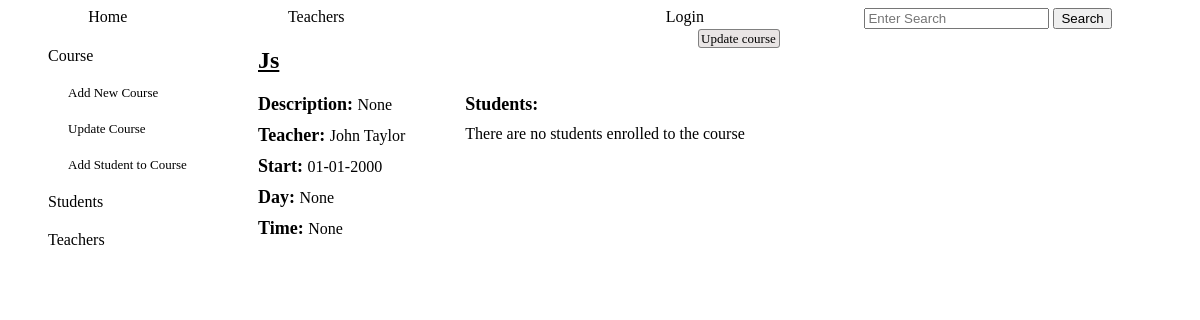
Page /course_info/5 on the earlier database version.
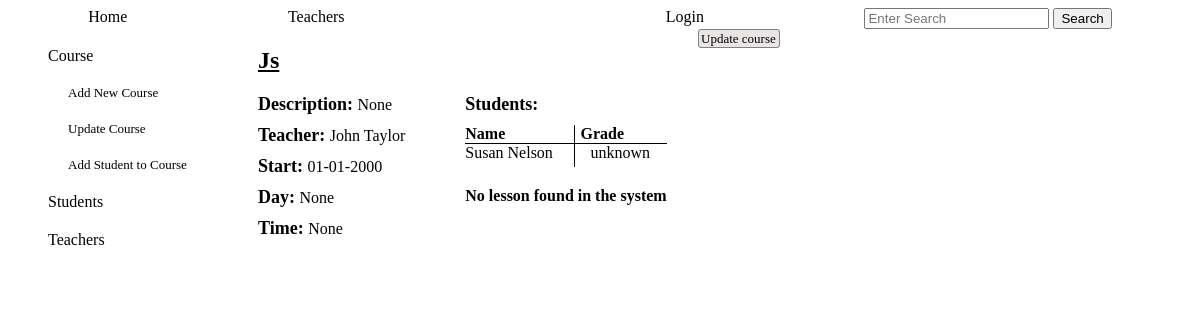
Same page on the later database version.
### tables this page shows
CREATE TABLE courses (
        id INTEGER PRIMARY KEY,
        name TEXT NOT NULL,
        description TEXT,
        teacher_id TEXT NOT NULL,
        start TEXT,
        day TEXT,
        time TEXT, 
        FOREIGN KEY (teacher_id) REFERENCES teachers (id)
        );

CREATE TABLE teachers (
        id INTEGER PRIMARY KEY,
        name TEXT NOT NULL,
        email TEXT NOT NULL UNIQUE,
        phone TEXT
        );

CREATE TABLE students (
        id INTEGER PRIMARY KEY,
        name TEXT NOT NULL,
        email TEXT NOT NULL UNIQUE,
        phone TEXT
        );

CREATE TABLE students_courses (
        id INTEGER PRIMARY KEY,
        student_id INTEGER,
        course_id INTEGER,
        grade INTEGER DEFAULT "unknown",
        UNIQUE (student_id, course_id),
        FOREIGN KEY (student_id) REFERENCES students (id),
        FOREIGN KEY (course_id) REFERENCES courses (id)
    );

### app.py (the view)
@app.route('/course_info/<course_id>')
def course_info(course_id):
    log=check_log()
    admin_dict=chek_admin()
    course_dict={}
    course_dict['link1']=['create']
    course_dict['id']=course_id
    course=crud.read_if('*',"courses","id", course_id)
    course=create_courses_objects(course)
    for c in course:
        c.teacher_id=[c.teacher_id, crud.teacher_name(c.teacher_id)]
    course_dict['course']=course
    course_dict['students_title']='Students: '
    course_dict['student_name']='Name'
    course_dict['student_grade']='Grade'
    students=crud.read_if('student_id, grade','students_courses', 'course_id', course_id)
    if len(students)==0:
        course_dict['no_students']='There are no students enrolled to the course'
    else:
        students_names=[]
        for s in students:
            s_g=namedtuple('S_grade', ['id','name','grade'])
            s_g.id=s[0]
            s_g.name=crud.student_name(s[0])
            s_g.grade=s[1]
            students_names.append(s_g)
        course_dict['students']=students_names
        course_dict['no_students']=''
        course_dict['form']=['create']
        dates=crud.read_if('DISTINCT date', 'students_attendance', 'course_id', course_id)
        if len(dates)==0:
            course_dict['no_lesson']='No lesson found in the system'
        else:
            course_dict['link2']=['create']
            course_dict['link3']=['create']
    return render_template ('admin_courses.html', log=log, admin_dict=admin_dict, course_dict=course_dict, course_attend='', attend_update='', attend_date_update='')

### app.py (called while the page is built)
def check_log(): #check if user is loged in or not
    log_result={}
    if "name" in session:
        link='/logout'
        log='Logout'
        log_result['link']=link
        log_result['log']=log
        return log_result
    else:
        link='/login'
        log='Login'
        log_result['link']=link
        log_result['log']=log
        return log_result

def chek_admin():#check if user is admin or not
    if "role" in session:
        if session['role']=='admin':
            admin_dict={}
            admin_dict['id']=session['id']
            admin_dict['link']=f"/administrator/{session['id']}"
            admin_dict['word']='Administrator'
            admin_dict['hello']=f"Hello {session['name']}- what do you want to do?"
            return admin_dict
        else:
            admin_dict=''
            return admin_dict

### crud.py (called while the page is built)
def read_if(column, table, value, condition):
    return query(f"SELECT {column} FROM {table} WHERE {value}='{condition}'")

def student_name(student_id):
    name=read_if('name', 'students', 'id', student_id)
    name=name[0][0]
    return name

def teacher_name(teacher_id):
    name=read_if('name', 'teachers', 'id', teacher_id)
    name=name[0][0]
    return name

### functions.py (called while the page is built)
def create_courses_objects(courses: list):
    courses_objects=[classes.Course(course[0], course[1], course[2], course[3], course[4], course[5], course[6] ) for course in courses]
    for c in courses_objects:
        c.start=f'{c.start[8:]}-{c.start[5:7]}-{c.start[0:4]}'
    return courses_objects

### setup_db.py (called while the page is built)
def query(sql):
    with sqlite3.connect('students.db') as conn:
        cur=conn.cursor()
        cur.execute(sql)
        return cur.fetchall()

### templates/admin_courses.html (shortened to what this page needs)
{% include "admin_nav_courses.html" %}
    <div class="admin_courses_main">
        {% for c in course_dict.course %}
        <div class="main_course_info">
            <div class="info_course_name">{{c.name}}</div>
            <div class="main_course_detail">
                <div class="basic_course_info" >
                    <div class="info_course_description"><span class="title_course">Description: </span>{{c.description}}</div>
                    <div class="info_course_teacher"><span class="title_course">Teacher: </span><a href="/teacher_info/{{c.teacher_id[0]}}">{{c.teacher_id[1]}}</a></div>
                    <div class="info_course_start"><span class="title_course">Start: </span>{{c.start}}</div>
                    <div class="info_course_day"><span class="title_course">Day: </span>{{c.day}}</div>
                    <div class="info_course_time"><span class="title_course">Time: </span>{{c.time}}</div>
                </div>
                <div class="info_course_students">
                    <div class="title_course" style="margin-bottom: 10px;">{{course_dict.students_title}}</div>
                    {% for f in  course_dict.form %}
                    <div class="title_student_name">{{course_dict.student_name}}</div>
                    <div class="title_course_grade">{{course_dict.student_grade}}</div>
                    {% endfor %}
                    <div class="course_student_name">
                        {% for student in course_dict.students %}
                        <div><a href="/student_info/{{student.id}}">{{student.name}}</a></div>
                        {% endfor %}
                    </div>
                    <div class="course_grade">
                        {% for student in course_dict.students %}
                        <div class="">{{student.grade}}</div>
                        {% endfor %}
                    </div>
                    <div class="no_lesson">{{course_dict.no_lesson}}</div>
                    <div class="no_course_students">{{course_dict.no_students}}</div>
                </div>
            </div>
        </div>
        {% endfor %}
    </div>
    <div class="info_more_links">
        {% for l in course_dict.link1 %}
        <div>
            <a href="/chosen_course/{{course_dict.id}}">Update course</a>
        {% endfor %}
        </div>
    </div>
</div>

### templates/admin_nav_courses.html (shortened to what this page needs)
{% extends "base.html" %}
{% block content %}
<div class="admin_pages">
    <div class="links">
        <div class="link"><a href="/admin_courses">Course</a></div>
            <div class="more_links">
                <div class="link"><a href="/add_course">Add New Course</a></div>
                <div class="link"><a href="/update_courses">Update Course</a></div>
                <div class="link"><a href="/course_registration">Add Student to Course</a></div>
            </div>
        <div class="link"><a href="/admin_students">Students</a></div>
        <div class="link"><a href="/admin_teachers">Teachers</a></div>
    </div>
{% endblock %}

### templates/base.html
{% include "header.html" %}
{% block content %}
{% endblock %}

### templates/header.html (shortened to what this page needs)
<!DOCTYPE html>
<html lang="en">
<head>
    <link rel="stylesheet" href="../static/style.css">
</head>
<body>
 <div class="navbar">
    <a href="/home">Home</a>
    <a href="/teachers">Teachers</a>
    <a href="{{log.link}}">{{log.log}}</a>
    <form action="/search" method="">
        <input type="text" name="search" placeholder="Enter Search">
        <input type="submit" value="Search">
    </form>
 </div>

### static/style.css (style rules this page uses)
.links { display: flex; flex-direction: column; gap: 20px; margin-left: 20px; grid-column: 1; grid-row: 2; }
.link>* { text-decoration: none; color: black; }
.more_links { display: flex; flex-direction: column; gap: 20px; margin-left: 20px; font-size:small; width: 120px; }
.navbar { width: 100%; text-decoration: none; display: flex; justify-content: space-around; }
.navbar>* { text-decoration: none; color: black; }
.admin_pages { display: grid; grid-template-columns: max-content max-content; grid-template-rows: max-content max-content; column-gap: 70px; margin-left: 20px; }
.info_more_links { display: flex; gap: 5px; grid-row: 1; grid-column: 2; height: 18px; margin-left: 440px; }
.info_more_links>div>a { color: black; text-decoration: none; border-width: 0.5px; border-style: solid; border-radius: 3px; border-color: gray; padding: 1px 3px 1px 2px; background-color: rgb(233, 229, 229); font-size:small; text-align: center; }
.admin_courses_main { grid-column: 2; grid-row: 2; display: flex; }
.main_course_info { display: flex; flex-direction: column; gap: 20px; }
.info_course_name { font-size:x-large; font-weight:bolder; text-decoration: underline; }
.main_course_detail { display: grid; grid-template-columns: max-content max-content; gap:60px; }
.basic_course_info { grid-column: 1; display: flex; flex-direction: column; gap: 10px; }
.title_course { font-size: large; font-weight: bold; }
.info_course_teacher>a { text-decoration: none; color: black; }
.info_course_students { grid-column: 2; display: grid; grid-template-columns: max-content max-content; grid-template-rows: max-content max-content max-content max-content max-content ; }
.title_student_name { grid-column: 1; grid-row: 2; border-bottom: solid black 1px; font-weight: bold; }
.title_course_grade { grid-column: 2; grid-row: 2; padding-left: 5px; border-bottom: solid black 1px; border-left: solid black 1px; font-weight: bold; }
.course_student_name { grid-column: 1; grid-row: 3; padding-right: 5px; }
.course_student_name>div { padding-bottom: 5px; }
.course_student_name>*>a { text-decoration: none; color: black; }
.course_grade { grid-column: 2; grid-row: 3; }
.course_grade>div { border-left: solid black 1px; padding-left: 15px; padding-bottom: 5px; }
.no_lesson { grid-column:span 2; grid-row: 4; margin-top: 20px; font-weight: bold; }
.no_course_students { grid-column: 1; grid-row: 2; }

Differences in the rows shown:
shown differently, row unchanged: courses "Js": no_lesson (not shown) → "No lesson found in the system"; no_students "There are no students enrolled to the course" → (not shown)
now on this page (row unchanged): students: name "Susan Nelson"
added students_courses: grade "unknown"
Other differences:
new list line: "Name Grade"
